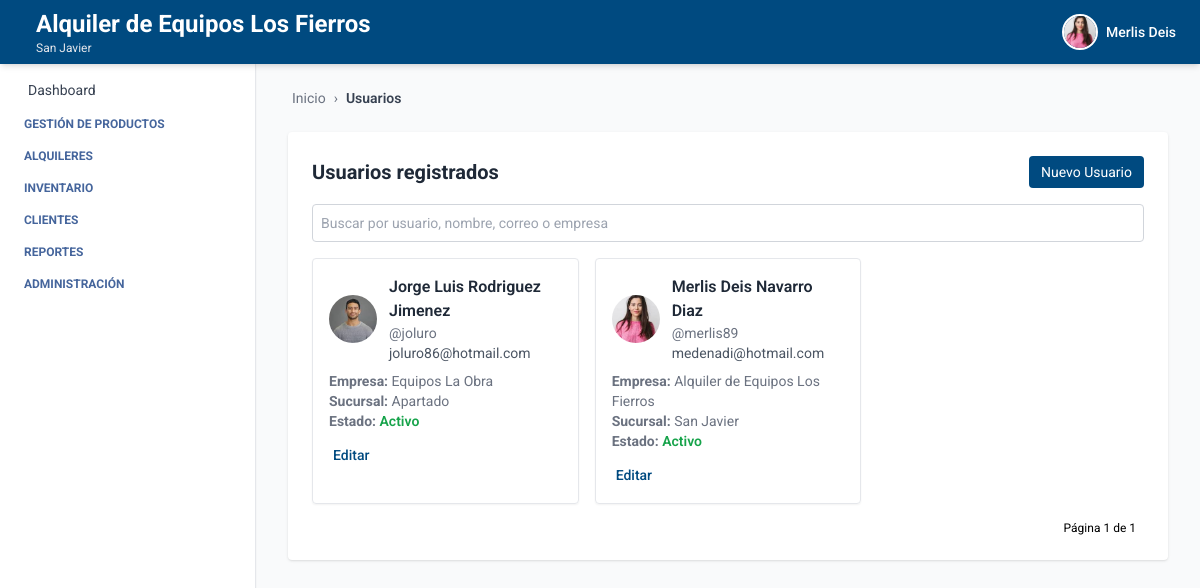
Screenshot of /usuarios/ (signed in) with the database file from the repository.
### autenticacion/models.py (models this page shows, shortened)
class Usuario(AbstractUser):
    telefono = models.CharField(max_length=20, blank=True, null=True)
    empresa = models.ForeignKey(Empresa, on_delete=models.SET_NULL, null=True, blank=True)
    sucursal = models.ForeignKey(Sucursal, on_delete=models.SET_NULL, null=True, blank=True)
    rol = models.ForeignKey(Rol, on_delete=models.SET_NULL, null=True, blank=True)
    ESTADOS = [
        ("activo", "Activo"),
        ("inactivo", "Inactivo"),
    ]
    estado = models.CharField(max_length=10, choices=ESTADOS, default="activo")
    foto_perfil = models.ImageField(upload_to='usuarios/img/', blank=True, null=True)
    groups = models.ManyToManyField(
        Group,
        related_name='usuarios',  # Evita conflicto con 'user_set'
        blank=True,
        help_text='The groups this user belongs to.',
        verbose_name='groups'
    )
    user_permissions = models.ManyToManyField(
        Permission,
        related_name='usuarios',  # Evita conflicto con 'user_set'
        blank=True,
        help_text='Specific permissions for this user.',
        verbose_name='user permissions'
    )

### empresa/models.py (models this page shows)
class Empresa(models.Model):
    ESTADOS = [
        ("activo", "Activo"),
        ("inactivo", "Inactivo"),
    ]
    nombre = models.CharField(max_length=100)
    nit = models.CharField(max_length=50, unique=True)
    ciudad = models.CharField(max_length=100, blank=True, null=True)
    direccion = models.CharField(max_length=255, blank=True, null=True)
    departamento = models.CharField(max_length=100, blank=True, null=True)
    telefono = models.CharField(max_length=20, blank=True, null=True)
    estado = models.CharField(max_length=20, choices=ESTADOS, default="activo")
    logo = models.ImageField(upload_to='empresas/img/', blank=True, null=True)
    def __str__(self):
        return self.nombre

class Sucursal(models.Model):
    ESTADOS = [
        ("activo", "Activo"),
        ("inactivo", "Inactivo"),
    ]
    empresa = models.ForeignKey(Empresa, related_name='sucursales', on_delete=models.CASCADE)
    nombre = models.CharField(max_length=100)
    ciudad = models.CharField(max_length=100)
    direccion = models.CharField(max_length=255)
    departamento = models.CharField(max_length=100, blank=True, null=True)
    telefono = models.CharField(max_length=20, blank=True, null=True)
    estado = models.CharField(max_length=20, choices=ESTADOS, default="activo")
    def __str__(self):
        return f"{self.nombre}"

### autenticacion/views.py (the view, shortened to what this page needs)
# urls.py: path('usuarios/', usuario_list, name='usuario_list'),
@login_required
def usuario_list(request):
    query = request.GET.get('q', '')
    usuarios = Usuario.objects.all()
    paginator = Paginator(usuarios, 9)
    page_number = request.GET.get('page')
    page_obj = paginator.get_page(page_number)
    context = {
        'usuarios': page_obj.object_list,
        'page_obj': page_obj,
        'query': query,
        'breadcrumb_items': [('Usuarios', None)],
    }
    return render(request, 'usuario_list.html', context)

### autenticacion/templates/usuario_list.html (shortened to what this page needs)
{% extends 'index.html' %}
{% block breadcrumb %}
  {% include 'breadcrumb.html' with home='/' breadcrumbs=breadcrumb_items %}
{% endblock %}
{% block content %}
<div class="max-w-6xl mx-auto mt-6 bg-white p-6 rounded shadow">
  <div class="flex justify-between items-center mb-4">
    <h2 class="text-xl font-bold text-gray-800">Usuarios registrados</h2>
    <a href="{% url 'crear_usuario' %}" class="bg-[var(--primary-color)] text-white px-3 py-1.5 text-sm rounded hover:bg-blue-700 transition">
      Nuevo Usuario
    </a>
  </div>
  <form method="get" class="mb-4">
    <input type="text" name="q" placeholder="Buscar por usuario, nombre, correo o empresa"
      value="{{ query }}" class="w-full text-sm p-2 border border-gray-300 rounded focus:ring-2 focus:ring-[var(--primary-color)]" />
  </form>
  {% if usuarios %}
  <div class="grid grid-cols-1 sm:grid-cols-2 lg:grid-cols-3 gap-4">
    {% for user in usuarios %}
    <div class="border rounded shadow-sm p-4 hover:shadow-lg transition">
      <div class="flex items-center gap-3 mb-2">
        {% if user.foto_perfil %}
          <img src="{{ user.foto_perfil.url }}" alt="{{ user.get_full_name }}" class="w-12 h-12 rounded-full object-cover">
        {% else %}
          <div class="w-12 h-12 rounded-full bg-gray-300 flex items-center justify-center text-white font-bold text-xl">
            {{ user.first_name|first }}{{ user.last_name|first }}
          </div>
        {% endif %}
        <div>
          <p class="font-semibold text-gray-800">{{ user.get_full_name }}</p>
          <p class="text-sm text-gray-500">@{{ user.username }}</p>
          <p class="text-sm text-gray-600">{{ user.email }}</p>
        </div>
      </div>
      <p class="text-sm text-gray-500"><strong>Empresa:</strong> {{ user.empresa }}</p>
      <p class="text-sm text-gray-500"><strong>Sucursal:</strong> {{ user.sucursal }}</p>
      <p class="text-sm text-gray-500">
        <strong>Estado:</strong>
        {% if user.estado == 'activo' %}
          <span class="text-green-600 font-semibold">Activo</span>
        {% else %}
          <span class="text-red-600 font-semibold">Inactivo</span>
        {% endif %}
      </p>
      <div class="mt-3">
        <a href="{% url 'editar_usuario' user.id %}" class="text-sm font-medium text-[var(--primary-color)] hover:underline">
          Editar
        </a>
      </div>
    </div>
    {% endfor %}
  </div>
  {% else %}
    <p class="text-gray-600">No se encontraron usuarios.</p>
  {% endif %}
  <div class="mt-4 flex justify-end text-xs">
    <span class="mx-2">Página {{ page_obj.number }} de {{ page_obj.paginator.num_pages }}</span>
  </div>
</div>
{% endblock %}

### core/templates/header.html (shortened to what this page needs)
<header class="bg-[var(--primary-color)] shadow-md w-full h-16 flex items-center px-6 justify-between fixed top-0 left-0 z-10">
  <h1 class="text-white flex items-center gap-3 leading-tight">
    <div class="leading-tight">
  {% if request.user.is_authenticated %}
    {% if request.user.empresa %}
      <span class="text-xl sm:text-2xl font-bold block">
        {{ request.user.empresa.nombre }}
      </span>
    {% endif %}
    {% if request.user.sucursal %}
      <span class="text-xs text-gray-200 block">
        {{ request.user.sucursal.nombre }}
      </span>
    {% endif %}
  {% else %}
    <span class="text-xl text-gray-200 block">Gestión inteligente de Equipos</span>
  {% endif %}
</div>
  </h1>
  {% if request.user.is_authenticated %}
  <div x-data="{ open: false }" class="relative flex items-center space-x-3 cursor-pointer" @click.away="open = false">
    <button @click="open = !open" class="flex items-center space-x-2 focus:outline-none">
      {% if request.user.foto_perfil %}
        <img src="{{ request.user.foto_perfil.url }}" alt="Perfil" class="w-9 h-9 rounded-full object-cover border-2 border-white" />
      {% else %}
        <div class="w-9 h-9 rounded-full bg-white text-[var(--primary-color)] flex items-center justify-center font-bold text-sm">
          {{ request.user.first_name|first }}{{ request.user.last_name|first }}
        </div>
      {% endif %}
      <span class="text-white hidden sm:block text-sm font-medium">{{ request.user.first_name }}</span>
    </button>
  </div>
  {% endif %}
</header>

### core/templates/index.html (style rules this page uses)
:root { --primary-color: #004a80; --text-aside-color: rgb(69, 101, 156); }
body { font-family: 'Roboto', sans-serif; }

### rows the page displays
Usuario: user.empresa.nombre "Alquiler de Equipos Los Fierros", user.sucursal.nombre "San Javier", user.foto_perfil (picture), user.first_name "Merlis Deis", foto_perfil (picture), get_full_name "Merlis Deis Navarro Diaz", username "merlis89", email "medenadi@hotmail.com", empresa "Alquiler de Equipos Los Fierros", sucursal "San Javier", estado "Activo"
Usuario: foto_perfil (picture), get_full_name "Jorge Luis Rodriguez Jimenez", username "joluro", email "joluro86@hotmail.com", empresa "Equipos La Obra", sucursal "Apartado", estado "Activo"

### other values shown
{{ label }} "Usuarios"
{{ page_obj.number }} "1"
{{ page_obj.paginator.num_pages }} "1"
